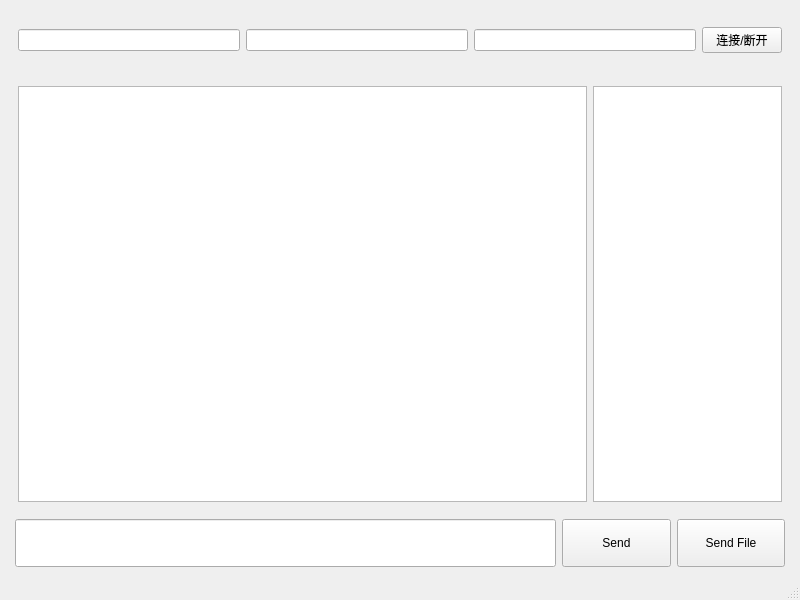
<?xml version="1.0" encoding="UTF-8"?>
<ui version="4.0">
 <class>MainWindow</class>
 <widget class="QMainWindow" name="MainWindow">
  <property name="geometry">
   <rect>
    <x>0</x>
    <y>0</y>
    <width>800</width>
    <height>600</height>
   </rect>
  </property>
  <property name="windowTitle">
   <string>MainWindow</string>
  </property>
  <widget class="QWidget" name="centralwidget">
   <layout class="QVBoxLayout" name="verticalLayout" stretch="1,7,1">
    <item>
     <widget class="QWidget" name="widget" native="true">
      <property name="enabled">
       <bool>true</bool>
      </property>
      <layout class="QHBoxLayout" name="horizontalLayout">
       <item>
        <widget class="QLineEdit" name="serverAddr"/>
       </item>
       <item>
        <widget class="QLineEdit" name="serverPort"/>
       </item>
       <item>
        <widget class="QLineEdit" name="serverName"/>
       </item>
       <item>
        <widget class="QPushButton" name="swith">
         <property name="text">
          <string>连接/断开</string>
         </property>
        </widget>
       </item>
      </layout>
     </widget>
    </item>
    <item>
     <widget class="QWidget" name="chatAreaWidget" native="true">
      <layout class="QHBoxLayout" name="horizontalLayout_2" stretch="3,1">
       <item>
        <widget class="QTextBrowser" name="textBrowserChat"/>
       </item>
       <item>
        <widget class="QListWidget" name="listWidgetFiles"/>
       </item>
      </layout>
     </widget>
    </item>
    <item>
     <layout class="QHBoxLayout" name="horizontalLayout_3" stretch="5,1,1">
      <property name="leftMargin">
       <number>6</number>
      </property>
      <property name="topMargin">
       <number>2</number>
      </property>
      <property name="rightMargin">
       <number>6</number>
      </property>
      <property name="bottomMargin">
       <number>2</number>
      </property>
      <item>
       <widget class="QLineEdit" name="lineEditMessage">
        <property name="enabled">
         <bool>true</bool>
        </property>
        <property name="minimumSize">
         <size>
          <width>0</width>
          <height>48</height>
         </size>
        </property>
       </widget>
      </item>
      <item>
       <widget class="QPushButton" name="btnSend">
        <property name="sizePolicy">
         <sizepolicy hsizetype="Minimum" vsizetype="Fixed">
          <horstretch>0</horstretch>
          <verstretch>0</verstretch>
         </sizepolicy>
        </property>
        <property name="minimumSize">
         <size>
          <width>0</width>
          <height>48</height>
         </size>
        </property>
        <property name="text">
         <string>Send</string>
        </property>
       </widget>
      </item>
      <item>
       <widget class="QPushButton" name="btnSendFile">
        <property name="minimumSize">
         <size>
          <width>0</width>
          <height>48</height>
         </size>
        </property>
        <property name="text">
         <string>Send File</string>
        </property>
       </widget>
      </item>
     </layout>
    </item>
   </layout>
  </widget>
  <widget class="QMenuBar" name="menubar">
   <property name="geometry">
    <rect>
     <x>0</x>
     <y>0</y>
     <width>800</width>
     <height>28</height>
    </rect>
   </property>
  </widget>
  <widget class="QStatusBar" name="statusbar"/>
 </widget>
 <resources/>
 <connections/>
</ui>
